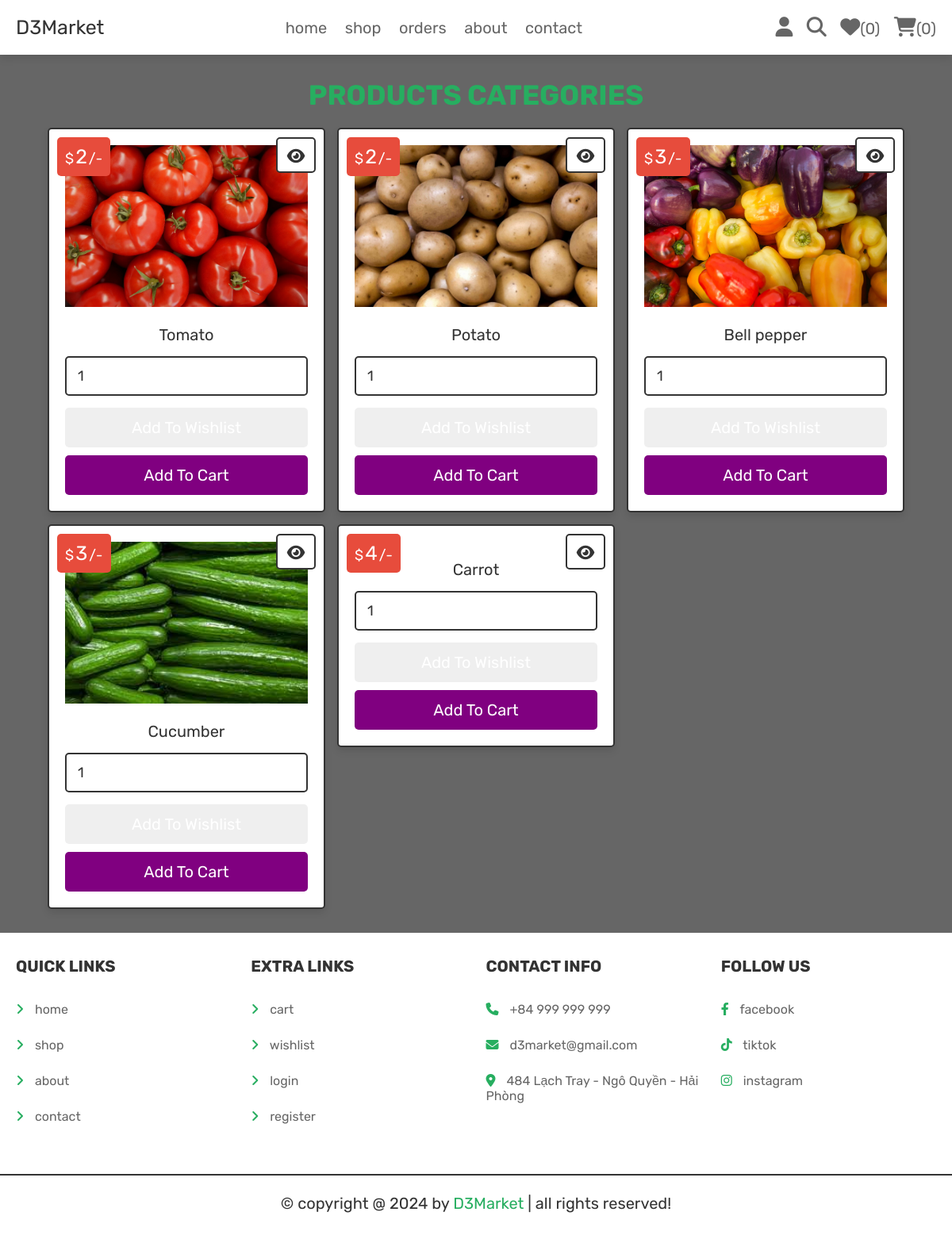
The app's page /category.php?category=vegitables (signed in) with its own data.
### tables this page shows
CREATE TABLE `products` (
  `id` int(100) NOT NULL,
  `name` varchar(100) NOT NULL,
  `category` varchar(20) NOT NULL,
  `details` varchar(500) NOT NULL,
  `price` int(100) NOT NULL,
  `image` varchar(100) NOT NULL,
  `sold` int(11) NOT NULL,
  `inventories` int(11) NOT NULL
);

### category.php (the view, shortened to what this page needs)
<?php
@include 'config.php';
?>
<!DOCTYPE html>
<html lang="en">
<head>
   <link rel="stylesheet" href="https://cdnjs.cloudflare.com/ajax/libs/font-awesome/6.1.1/css/all.min.css">
   <link rel="stylesheet" href="css/style.css">
</head>
<body>
<?php include 'header.php'; ?>
<section class="products">
   <h1 class="title">products categories</h1>
   <div class="box-container">
   <?php
      $category_name = $_GET['category'];
      $select_products = $conn->prepare("SELECT * FROM `products` WHERE category = ?");
      $select_products->execute([$category_name]);
      if($select_products->rowCount() > 0){
         while($fetch_products = $select_products->fetch(PDO::FETCH_ASSOC)){
   ?>
   <form action="" class="box" method="POST">
      <div class="price">$<span><?= $fetch_products['price']; ?></span>/-</div>
      <a href="view_page.php?pid=<?= $fetch_products['id']; ?>" class="fas fa-eye"></a>
      <img src="uploaded_img/<?= $fetch_products['image']; ?>" alt="">
      <div class="name"><?= $fetch_products['name']; ?></div>
      <input type="number" min="1" value="1" name="p_qty" class="qty">
      <input type="submit" value="add to wishlist" class="option-btn" name="add_to_wishlist">
      <input type="submit" value="add to cart" class="btn" name="add_to_cart">
   </form>
   <?php
         }
      }else{
         echo '<p class="empty">no products available!</p>';
      }
   ?>
   </div>
</section>
<?php include 'footer.php'; ?>
</body>
</html>

### css/style.css (style rules this page uses)
.products .box-container { display: grid; grid-template-columns: repeat(auto-fit, 35rem); gap:1.5rem; justify-content: center; align-items: flex-start; }
.products .box-container .box { padding:2rem; text-align: center; border:var(--border); background-color: var(--white); box-shadow: var(--box-shadow); border-radius: .5rem; position: relative; }
.products .box-container .box .price { position: absolute; top:1rem; left:1rem; padding:1rem; border-radius: .5rem; background-color: var(--red); font-size: 1.8rem; color:var(--white); }
.products .box-container .box .price span { font-size: 2.5rem; color:var(--white); margin:0 .2rem; }
.products .box-container .box .fa-eye { position: absolute; top:1rem; right:1rem; border-radius: .5rem; height: 4.5rem; line-height: 4.3rem; width: 5rem; border:var(--border); color:var(--black); font-size: 2rem; background-color: var(--white); }
.products .box-container .box img { width: 100%; margin-bottom: 1rem; }
.products .box-container .box .name { font-size: 2rem; color:var(--black); padding:1rem 0; }
.products .box-container .box .qty { margin:.5rem 0; border-radius: .5rem; padding:1.2rem 1.4rem; font-size: 1.8rem; color:var(--black); border:var(--border); width: 100%; }

### css/components2.css (style rules this page uses)
:root { --green:#27ae60; --orange:#f39c12; --red:#e74c3c; --black:#333; --light-color:#666; --white:#fff; --light-bg:#f6f6f6; --border:.2rem solid var(--black); --box-shadow:0 .5rem 1rem rgba(0,0,0,.1); --purple:#800080; }
* { font-family: 'Rubik', sans-serif; margin:0; padding:0; box-sizing: border-box; outline: none; border:none; text-decoration: none; color:var(--black); }
body { background-color: var(--light-color) ; }
html { font-size: 62.5%; overflow-x: hidden; scroll-behavior: smooth; scroll-padding-top: 6.5rem; }
section { padding:3rem 2rem; max-width: 1200px; margin:0 auto; }
.btn, .delete-btn, .option-btn { display: block; width: 100%; margin-top: 1rem; border-radius: .5rem; color:var(--white); font-size: 2rem; padding:1.3rem 3rem; text-transform: capitalize; cursor: pointer; text-align: center; }
.btn { background-color: var(--purple); }
.title { text-align: center; margin-bottom: 2rem; text-transform: uppercase; color:var(--green); font-size: 3.5rem; }

### records on screen
products: price "2", image (picture), name "Tomato"
products: price "2", image (picture), name "Potato"
products: price "3", image (picture), name "Bell pepper"
products: price "3", image (picture), name "Cucumber"
products: price "4", name "Carrot"

### other values on screen
$count_wishlist_items->rowCount() "0"
$count_cart_items->rowCount() "0"
